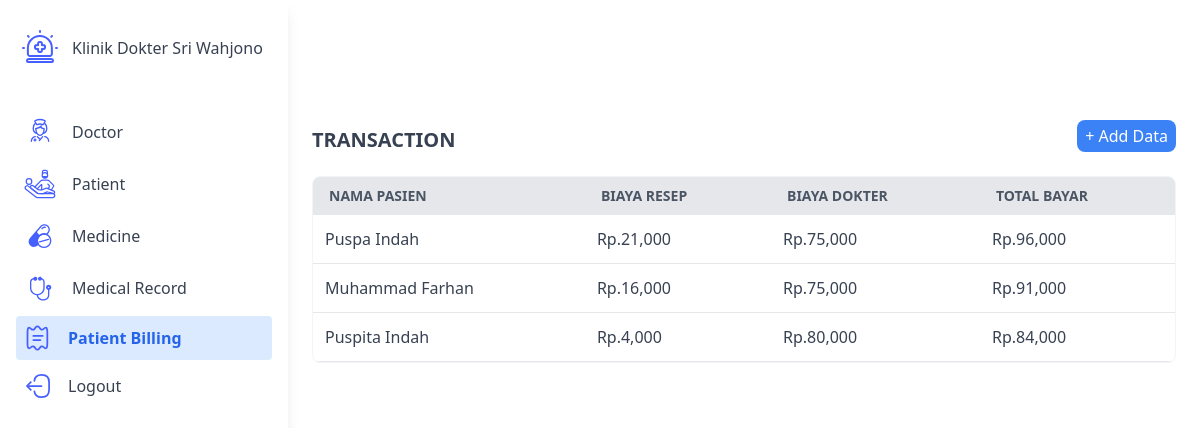
Before: /transaksi/view.php (signed in) with the older database file.
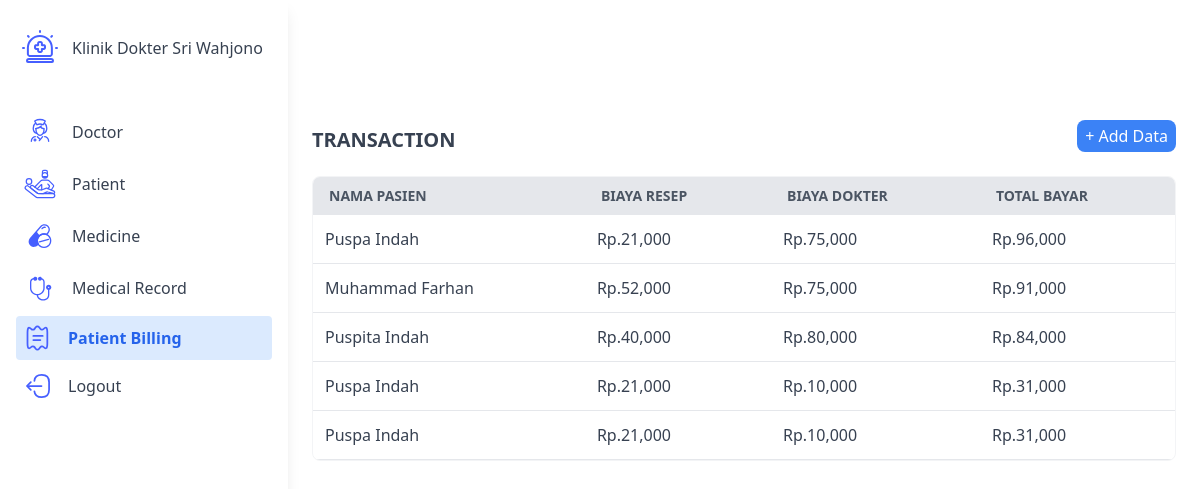
After: the same page with the newer database file.
### tables this page shows
CREATE TABLE `pembayaran` (
  `id_pembayaran` int NOT NULL,
  `id_pemeriksaan` int NOT NULL,
  `jasa_dokter` int NOT NULL,
  `total_bayar` int NOT NULL
);

CREATE TABLE `pasien` (
  `id_pasien` int NOT NULL,
  `nama_pasien` varchar(25) NOT NULL,
  `jenis_kelamin` varchar(25) NOT NULL,
  `usia` int NOT NULL,
  `alamat` varchar(50) NOT NULL
);

CREATE TABLE `pemeriksaan` (
  `id_pemeriksaan` int NOT NULL,
  `id_pasien` int NOT NULL,
  `id_dokter` int NOT NULL,
  `tensi` int NOT NULL,
  `keluhan` varchar(50) NOT NULL,
  `diagnosa` varchar(50) NOT NULL,
  `harga_resep` int DEFAULT '0'
);

### transaksi/view.php (the view, shortened to what this page needs)
<main class="flex min-h-screen">
    <div class="w-72 bg-gray-800 text-white">
        <?php include '../components/sidebar.php'; ?>
    </div>
	<div class="flex-1 p-6">
		<section>
            <div class="flex justify-between items-center">
                <p class="text-xl text-gray-700 font-bold mt-24">TRANSACTION</p>
                <a href="add.php" class="bg-blue-500 text-white font-medium py-1 px-2 rounded-lg hover:bg-blue-700 transition mt-24 mb-2">
                    + Add Data
                </a>
            </div>
				<div class="overflow-x-auto mt-4">
					<table class="min-w-full bg-white border border-gray-100 rounded-lg overflow-hidden border-separate" style="border-spacing: 0">
						<thead>
							<tr class="bg-gray-200 text-gray-600 uppercase text-sm leading-normal border-b border-gray-200 text-left">
								<th class="py-2 px-4 border-b">Nama Pasien</th>
								<th class="py-2 px-4 border-b">Biaya Resep</th>
								<th class="py-2 px-4 border-b">Biaya Dokter</th>
								<th class="py-2 px-4 border-b">Total Bayar</th>
							</tr>
						</thead>
						<tbody class="text-gray-700 text-base font-normal">
                            <?php
                                include '../connect.php';
                                    $query = "SELECT * FROM pembayaran
									INNER JOIN pemeriksaan ON pemeriksaan.id_pemeriksaan = pembayaran.id_pemeriksaan
									INNER JOIN pasien ON pemeriksaan.id_pasien = pasien.id_pasien";
                                    $query_run = mysqli_query($conn, $query);
                                    if(mysqli_num_rows($query_run) > 0)
                                    {
                                        foreach($query_run as $data)
                                        {
                                            ?>
                                            <tr>
                                                <td class="p-3 border-b"><?= $data['nama_pasien']; ?></td>
												<td class="p-3 border-b">Rp.<?= number_format($data['harga_resep']); ?></td>
												<td class="p-3 border-b">Rp.<?= number_format($data['jasa_dokter']); ?></td>
												<td class="p-3 border-b">Rp.<?= number_format($data['total_bayar']); ?></td>
                                            </tr>
                                            <?php
                                        }
                                    }
                                    else
                                    {
                                        echo "<h5> No Record Found </h5>";
                                    }
                                ?>
                            </tbody>
						</table>
					</div>
				</div>
	</body>
</html>

Changed rows visible on the page:
changed through a linked row, pembayaran "Muhammad Farhan": id_pemeriksaan.harga_resep "16,000" → "52,000"
changed through a linked row, pembayaran "Puspita Indah": id_pemeriksaan.harga_resep "4,000" → "40,000"
added pembayaran: pasien.nama_pasien "Puspa Indah", id_pemeriksaan.harga_resep "21,000", jasa_dokter "10,000", total_bayar "31,000"
added pembayaran: pasien.nama_pasien "Puspa Indah", id_pemeriksaan.harga_resep "21,000", jasa_dokter "10,000", total_bayar "31,000"
